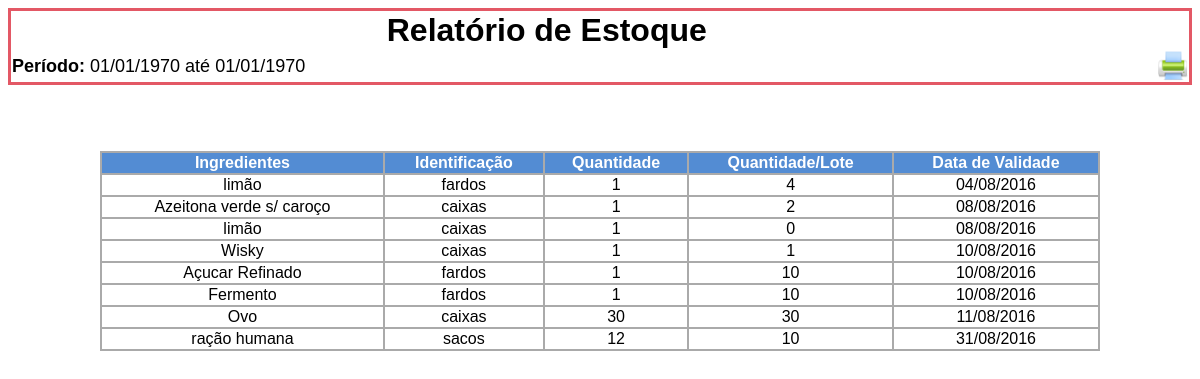
/relatorios/relatorio_estoque.php, run on an earlier commit of the app's database.
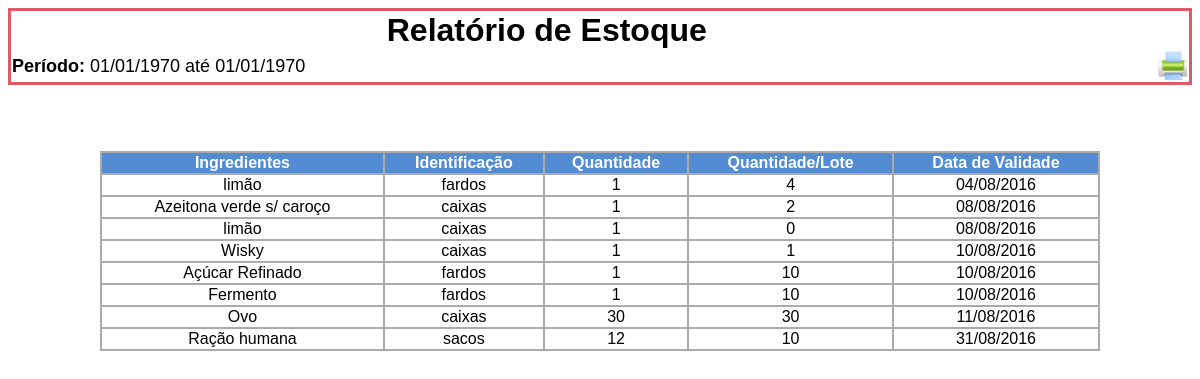
And on a later commit of the database.
### tables this page shows
CREATE TABLE IF NOT EXISTS `novacompra` (
  `cod_novacompra` int(11) NOT NULL AUTO_INCREMENT,
  `nome` varchar(30) NOT NULL,
  `quantidade` int(10) NOT NULL,
  `data_entrada` date NOT NULL,
  `data_validade` date NOT NULL,
  `preco` decimal(10,2) NOT NULL,
  `cod_ingrediente` int(11) NOT NULL,
  `quantidade_total` int(11) NOT NULL,
  `qtd` int(11) NOT NULL,
  `cod_unidademedida` int(11) NOT NULL,
  `tipo_entrada` int(11) NOT NULL DEFAULT '0',
  PRIMARY KEY (`cod_novacompra`),
  UNIQUE KEY `unq_cod_novacompra` (`cod_novacompra`),
  UNIQUE KEY `novacompra_ibfk_1` (`cod_novacompra`),
  UNIQUE KEY `cod_novacompra` (`cod_novacompra`),
  UNIQUE KEY `fk_cod_novacompra` (`cod_novacompra`),
  UNIQUE KEY `fk_cod_novacompraa` (`cod_novacompra`),
  UNIQUE KEY `fk_codnovacompraa` (`cod_novacompra`),
  UNIQUE KEY `fk_codigo_novacompra` (`cod_novacompra`),
  KEY `cod_tipoingrediente` (`cod_ingrediente`)
);

CREATE TABLE IF NOT EXISTS `ingrediente` (
  `cod_ingrediente` int(11) NOT NULL AUTO_INCREMENT,
  `nome` varchar(50) NOT NULL,
  `cod_unidademedida` int(11) NOT NULL,
  `valorunitario` decimal(10,2) NOT NULL,
  PRIMARY KEY (`cod_ingrediente`),
  KEY `cod_unidademedida` (`cod_unidademedida`)
);

### relatorios/relatorio_estoque.php (the view, shortened to what this page needs)
<?php
$data_1 = $_POST['data_1'];
$data_2 = $_POST['data_2'];
$data_1_formt = strtotime($data_1);
$data_2_formt = strtotime($data_2);
?>
<HTML>
<HEAD>
<link rel="stylesheet" type="text/css" href="../css/legenda.css" />
</HEAD>
<BODY scroll=yes>
<table cellspacing=0 align=center width=100% bordercolor="#E35865">
    <tr align="center" color=#E35865>
        <td cellpadding=5>
            <font size=6><b>Relatório de Estoque</b></font>
        </td>
    </tr>
    <tr align=left>
        <td cellpadding=5>
            <font size=4><b>Período: </b> <?php echo date('d/m/Y',$data_1_formt); ?> até <?php echo date('d/m/Y',$data_2_formt); ?></font>
        </td>
        <td cellpadding=5 align="right">
            <img src="../css/img/print_printer.png" onclick="imprimir()" style="width: 30px" class="botao">
        </td>
    </tr>
</table>
<BR>
<BR>
<BR>
<table cellspacing=0 align=center width='1000' border='1' bordercolor='#AAAAAA'>
<TR>
    <TH>Ingredientes</TH>
    <TH>Identificação</TH>
    <TH>Quantidade</TH>
    <TH>Quantidade/Lote</TH>
    <TH>Data de Validade</TH>
</TR>
<?php
    $pdo = Database::connect();
    $sql = "SELECT novacompra.*, DATE_FORMAT(novacompra.data_validade,'%d/%m/%Y') as data_validade_fmt,ingrediente.nome as ingrediente FROM novacompra
        inner join ingrediente on novacompra.cod_ingrediente=ingrediente.cod_ingrediente ";
    foreach ($pdo->query($sql) as $row) {
        echo '<tr>';
        echo '<td align="center"> '. $row['ingrediente'] . '</td>';
        echo '<td align="center"> '. $row['nome']. '</td>';
        echo '<td align="center"> '.$row['quantidade']. '</td>';
        echo '<td align="center"> '.$row['quantidade_total']. '</td>';
        echo '<td align="center"> '.$row['data_validade_fmt']. '</td>';
        echo '</tr>';
    }
    ?>
</TABLE>
</BODY>
</HTML>

What changed in the data, as far as the page shows it:
changed through a linked row, novacompra: cod_ingrediente.nome "Açucar Refinado" → "Açúcar Refinado"
changed through a linked row, novacompra "sacos": cod_ingrediente.nome "ração humana" → "Ração humana"
